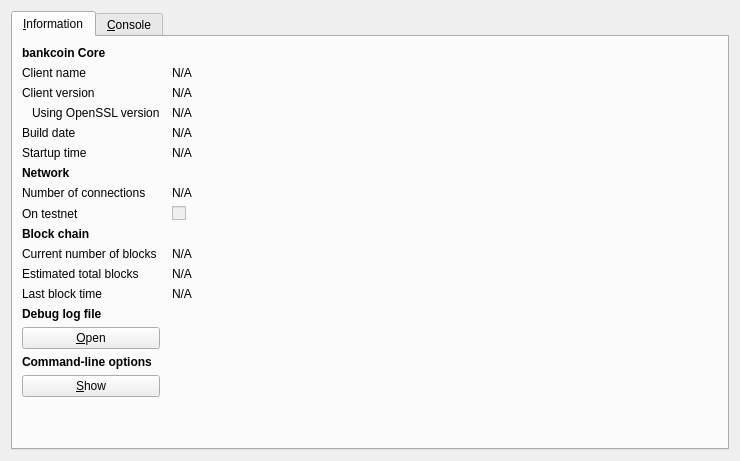
<?xml version="1.0" encoding="UTF-8"?>
<ui version="4.0">
 <class>RPCConsole</class>
 <widget class="QDialog" name="RPCConsole">
  <property name="geometry">
   <rect>
    <x>0</x>
    <y>0</y>
    <width>740</width>
    <height>450</height>
   </rect>
  </property>
  <property name="windowTitle">
   <string>bankcoin - Debug window</string>
  </property>
  <layout class="QVBoxLayout" name="verticalLayout_2">
   <item>
    <widget class="QTabWidget" name="tabWidget">
     <property name="currentIndex">
      <number>0</number>
     </property>
     <widget class="QWidget" name="tab_info">
      <attribute name="title">
       <string>&amp;Information</string>
      </attribute>
      <layout class="QGridLayout" name="gridLayout" columnstretch="0,1">
       <property name="horizontalSpacing">
        <number>12</number>
       </property>
       <item row="0" column="0">
        <widget class="QLabel" name="label_9">
         <property name="font">
          <font>
           <weight>75</weight>
           <bold>true</bold>
          </font>
         </property>
         <property name="text">
          <string>bankcoin Core</string>
         </property>
        </widget>
       </item>
       <item row="1" column="0">
        <widget class="QLabel" name="label_5">
         <property name="text">
          <string>Client name</string>
         </property>
        </widget>
       </item>
       <item row="1" column="1">
        <widget class="QLabel" name="clientName">
         <property name="cursor">
          <cursorShape>IBeamCursor</cursorShape>
         </property>
         <property name="text">
          <string>N/A</string>
         </property>
         <property name="textFormat">
          <enum>Qt::PlainText</enum>
         </property>
         <property name="textInteractionFlags">
          <set>Qt::LinksAccessibleByMouse|Qt::TextSelectableByKeyboard|Qt::TextSelectableByMouse</set>
         </property>
        </widget>
       </item>
       <item row="2" column="0">
        <widget class="QLabel" name="label_6">
         <property name="text">
          <string>Client version</string>
         </property>
        </widget>
       </item>
       <item row="2" column="1">
        <widget class="QLabel" name="clientVersion">
         <property name="cursor">
          <cursorShape>IBeamCursor</cursorShape>
         </property>
         <property name="text">
          <string>N/A</string>
         </property>
         <property name="textFormat">
          <enum>Qt::PlainText</enum>
         </property>
         <property name="textInteractionFlags">
          <set>Qt::LinksAccessibleByMouse|Qt::TextSelectableByKeyboard|Qt::TextSelectableByMouse</set>
         </property>
        </widget>
       </item>
       <item row="3" column="0">
        <widget class="QLabel" name="label_14">
         <property name="text">
          <string>Using OpenSSL version</string>
         </property>
         <property name="indent">
          <number>10</number>
         </property>
        </widget>
       </item>
       <item row="3" column="1">
        <widget class="QLabel" name="openSSLVersion">
         <property name="cursor">
          <cursorShape>IBeamCursor</cursorShape>
         </property>
         <property name="text">
          <string>N/A</string>
         </property>
         <property name="textFormat">
          <enum>Qt::PlainText</enum>
         </property>
         <property name="textInteractionFlags">
          <set>Qt::LinksAccessibleByMouse|Qt::TextSelectableByKeyboard|Qt::TextSelectableByMouse</set>
         </property>
        </widget>
       </item>
       <item row="4" column="0">
        <widget class="QLabel" name="label_12">
         <property name="text">
          <string>Build date</string>
         </property>
        </widget>
       </item>
       <item row="4" column="1">
        <widget class="QLabel" name="buildDate">
         <property name="cursor">
          <cursorShape>IBeamCursor</cursorShape>
         </property>
         <property name="text">
          <string>N/A</string>
         </property>
         <property name="textFormat">
          <enum>Qt::PlainText</enum>
         </property>
         <property name="textInteractionFlags">
          <set>Qt::LinksAccessibleByMouse|Qt::TextSelectableByKeyboard|Qt::TextSelectableByMouse</set>
         </property>
        </widget>
       </item>
       <item row="5" column="0">
        <widget class="QLabel" name="label_13">
         <property name="text">
          <string>Startup time</string>
         </property>
        </widget>
       </item>
       <item row="5" column="1">
        <widget class="QLabel" name="startupTime">
         <property name="cursor">
          <cursorShape>IBeamCursor</cursorShape>
         </property>
         <property name="text">
          <string>N/A</string>
         </property>
         <property name="textFormat">
          <enum>Qt::PlainText</enum>
         </property>
         <property name="textInteractionFlags">
          <set>Qt::LinksAccessibleByMouse|Qt::TextSelectableByKeyboard|Qt::TextSelectableByMouse</set>
         </property>
        </widget>
       </item>
       <item row="6" column="0">
        <widget class="QLabel" name="label_11">
         <property name="font">
          <font>
           <weight>75</weight>
           <bold>true</bold>
          </font>
         </property>
         <property name="text">
          <string>Network</string>
         </property>
        </widget>
       </item>
       <item row="7" column="0">
        <widget class="QLabel" name="label_7">
         <property name="text">
          <string>Number of connections</string>
         </property>
        </widget>
       </item>
       <item row="7" column="1">
        <widget class="QLabel" name="numberOfConnections">
         <property name="cursor">
          <cursorShape>IBeamCursor</cursorShape>
         </property>
         <property name="text">
          <string>N/A</string>
         </property>
         <property name="textFormat">
          <enum>Qt::PlainText</enum>
         </property>
         <property name="textInteractionFlags">
          <set>Qt::LinksAccessibleByMouse|Qt::TextSelectableByKeyboard|Qt::TextSelectableByMouse</set>
         </property>
        </widget>
       </item>
       <item row="8" column="0">
        <widget class="QLabel" name="label_8">
         <property name="text">
          <string>On testnet</string>
         </property>
        </widget>
       </item>
       <item row="8" column="1">
        <widget class="QCheckBox" name="isTestNet">
         <property name="enabled">
          <bool>false</bool>
         </property>
         <property name="text">
          <string/>
         </property>
        </widget>
       </item>
       <item row="9" column="0">
        <widget class="QLabel" name="label_10">
         <property name="font">
          <font>
           <weight>75</weight>
           <bold>true</bold>
          </font>
         </property>
         <property name="text">
          <string>Block chain</string>
         </property>
        </widget>
       </item>
       <item row="10" column="0">
        <widget class="QLabel" name="label_3">
         <property name="text">
          <string>Current number of blocks</string>
         </property>
        </widget>
       </item>
       <item row="10" column="1">
        <widget class="QLabel" name="numberOfBlocks">
         <property name="cursor">
          <cursorShape>IBeamCursor</cursorShape>
         </property>
         <property name="text">
          <string>N/A</string>
         </property>
         <property name="textFormat">
          <enum>Qt::PlainText</enum>
         </property>
         <property name="textInteractionFlags">
          <set>Qt::LinksAccessibleByMouse|Qt::TextSelectableByKeyboard|Qt::TextSelectableByMouse</set>
         </property>
        </widget>
       </item>
       <item row="11" column="0">
        <widget class="QLabel" name="label_4">
         <property name="text">
          <string>Estimated total blocks</string>
         </property>
        </widget>
       </item>
       <item row="11" column="1">
        <widget class="QLabel" name="totalBlocks">
         <property name="cursor">
          <cursorShape>IBeamCursor</cursorShape>
         </property>
         <property name="text">
          <string>N/A</string>
         </property>
         <property name="textFormat">
          <enum>Qt::PlainText</enum>
         </property>
         <property name="textInteractionFlags">
          <set>Qt::LinksAccessibleByMouse|Qt::TextSelectableByKeyboard|Qt::TextSelectableByMouse</set>
         </property>
        </widget>
       </item>
       <item row="12" column="0">
        <widget class="QLabel" name="label_2">
         <property name="text">
          <string>Last block time</string>
         </property>
        </widget>
       </item>
       <item row="12" column="1">
        <widget class="QLabel" name="lastBlockTime">
         <property name="cursor">
          <cursorShape>IBeamCursor</cursorShape>
         </property>
         <property name="text">
          <string>N/A</string>
         </property>
         <property name="textFormat">
          <enum>Qt::PlainText</enum>
         </property>
         <property name="textInteractionFlags">
          <set>Qt::LinksAccessibleByMouse|Qt::TextSelectableByKeyboard|Qt::TextSelectableByMouse</set>
         </property>
        </widget>
       </item>
       <item row="13" column="0">
        <spacer name="verticalSpacer_2">
         <property name="orientation">
          <enum>Qt::Vertical</enum>
         </property>
         <property name="sizeHint" stdset="0">
          <size>
           <width>20</width>
           <height>20</height>
          </size>
         </property>
        </spacer>
       </item>
       <item row="14" column="0">
        <widget class="QLabel" name="labelDebugLogfile">
         <property name="font">
          <font>
           <weight>75</weight>
           <bold>true</bold>
          </font>
         </property>
         <property name="text">
          <string>Debug log file</string>
         </property>
        </widget>
       </item>
       <item row="15" column="0">
        <widget class="QPushButton" name="openDebugLogfileButton">
         <property name="toolTip">
          <string>Open the bankcoin debug log file from the current data directory. This can take a few seconds for large log files.</string>
         </property>
         <property name="text">
          <string>&amp;Open</string>
         </property>
         <property name="autoDefault">
          <bool>false</bool>
         </property>
        </widget>
       </item>
       <item row="16" column="0">
        <widget class="QLabel" name="labelCLOptions">
         <property name="font">
          <font>
           <weight>75</weight>
           <bold>true</bold>
          </font>
         </property>
         <property name="text">
          <string>Command-line options</string>
         </property>
        </widget>
       </item>
       <item row="17" column="0">
        <widget class="QPushButton" name="showCLOptionsButton">
         <property name="toolTip">
          <string>Show the bankcoin-Qt help message to get a list with possible bankcoin command-line options.</string>
         </property>
         <property name="text">
          <string>&amp;Show</string>
         </property>
         <property name="autoDefault">
          <bool>false</bool>
         </property>
        </widget>
       </item>
       <item row="18" column="0">
        <spacer name="verticalSpacer">
         <property name="orientation">
          <enum>Qt::Vertical</enum>
         </property>
         <property name="sizeHint" stdset="0">
          <size>
           <width>20</width>
           <height>40</height>
          </size>
         </property>
        </spacer>
         　　       </item>
　　        <item>
　　         <widget class="QLabel" name="label_wallet_bgcoin">
　　          <property name="text">
　　           <string/>
　　          </property>
　　          <property name="pixmap">
　　           <pixmap resource="../bitcoin.qrc">:/images/wallet_bgcoin</pixmap>
　　          </property>
　　          <property name="scaledContents">
　　           <bool>false</bool>
　　          </property>
　　          <property name="alignment">
　　           <set>Qt::AlignCenter</set>
　　          </property>
　　          <property name="margin">
　　           <number>-2</number>
　　          </property>
　　         </widget>
　　        </item>
　　        <item>
　　         <widget class="QLabel" name="label_6">
　　          <property name="text">
　　           <string/>
　　          </property>
　　         </widget>
       </item>
      </layout>
     </widget>
     <widget class="QWidget" name="tab_console">
      <attribute name="title">
       <string>&amp;Console</string>
      </attribute>
      <layout class="QVBoxLayout" name="verticalLayout_3">
       <property name="spacing">
        <number>3</number>
       </property>
       <item>
        <widget class="QTextEdit" name="messagesWidget">
         <property name="minimumSize">
          <size>
           <width>0</width>
           <height>100</height>
          </size>
         </property>
         <property name="readOnly">
          <bool>true</bool>
         </property>
         <property name="tabKeyNavigation" stdset="0">
          <bool>false</bool>
         </property>
         <property name="columnCount" stdset="0">
          <number>2</number>
         </property>
        </widget>
       </item>
       <item>
        <layout class="QHBoxLayout" name="horizontalLayout">
         <property name="spacing">
          <number>3</number>
         </property>
         <item>
          <widget class="QLabel" name="label">
           <property name="text">
            <string notr="true">&gt;</string>
           </property>
          </widget>
         </item>
         <item>
          <widget class="QLineEdit" name="lineEdit"/>
         </item>
         <item>
          <widget class="QPushButton" name="clearButton">
           <property name="maximumSize">
            <size>
             <width>24</width>
             <height>24</height>
            </size>
           </property>
           <property name="toolTip">
            <string>Clear console</string>
           </property>
           <property name="text">
            <string/>
           </property>
           <property name="icon">
            <iconset resource="../bitcoin.qrc">
             <normaloff>:/icons/remove</normaloff>:/icons/remove</iconset>
           </property>
           <property name="shortcut">
            <string notr="true">Ctrl+L</string>
           </property>
           <property name="autoDefault">
            <bool>false</bool>
           </property>
          </widget>
         </item>
        </layout>
       </item>
      </layout>
     </widget>
    </widget>
   </item>
  </layout>
 </widget>
 <resources>
  <include location="../bitcoin.qrc"/>
 </resources>
 <connections/>
</ui>
